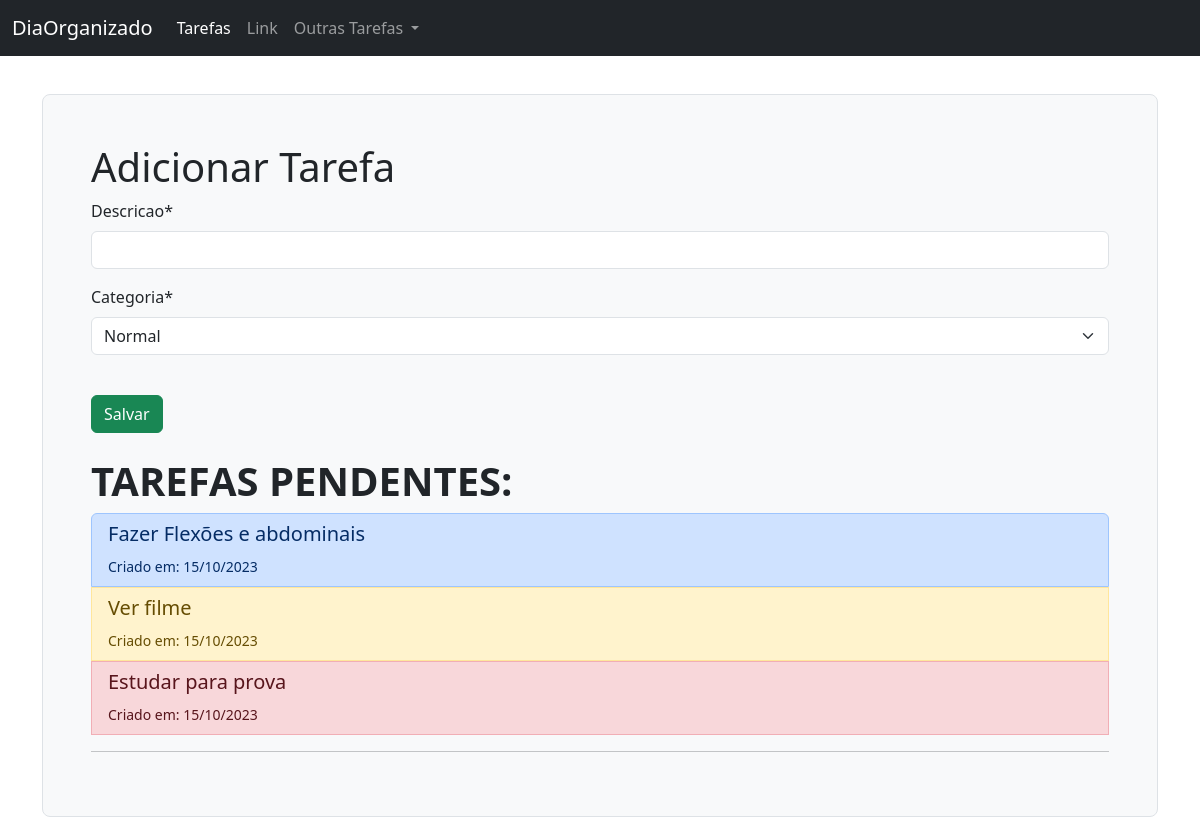
Page /tarefas/ on the committed database.
### tarefas/models.py (models this page shows)
class Tarefa(models.Model):
    OPCOES_STATUS  = (
        ('concluído', 'Concluído'),
        ('pendente', 'Pendente'),
        ('adiado', 'Adiado'),
    )
    OPCOES_CATEGORIA = (
        ('urgente', 'Urgente'),
        ('importante', 'Importante'),
        ('normal', 'Normal'),
    )
    descricao = models.CharField(max_length=400)
    criacao = models.DateTimeField(auto_now_add=True)
    categoria = models.CharField(max_length=25, choices=OPCOES_CATEGORIA, default='normal')
    status = models.CharField(max_length=25,choices=OPCOES_STATUS, default='pendente')

### tarefas/views.py (the view)
# urls.py: path('', views.tarefas_pendentes_list, name='tarefas_pendentes_list'),
def tarefas_pendentes_list(request):
    tarefas_pendentes = Tarefa.objects.filter(status='pendente')
    if request.method == 'POST':
        form = AdicionarTarefa(data=request.POST)
        if form.is_valid():
            form.save()
            return redirect('tarefas_pendentes_list')
    else:
        form = AdicionarTarefa()
    return render(request, 'tarefas_pendentes.html', {'tarefas_pendentes' :tarefas_pendentes, 'form':form})

### tarefas/forms.py
class AdicionarTarefa(forms.ModelForm):
    class Meta:
        model = Tarefa
        fields = ('descricao', 'categoria')

### tarefas/templates/tarefas_pendentes.html (shortened to what this page needs)
{% extends 'base.html' %}
{% load crispy_forms_tags %}
{% block content %}
    <div class="h-100 p-5 bg-light border rounded-3">
        <h1>Adicionar Tarefa</h1>
        <form method="post">
            {{ form|crispy }}
            <br>
            <input class="btn btn-success" type="submit" value="Salvar">
        </form>
        <br>
        <h1 class="fw-bold">TAREFAS PENDENTES:</h1>
        <div class="list-group">
            {% for tarefa in tarefas_pendentes %}
            {% if tarefa.categoria == 'urgente' %}
            <button type="button" class="list-group-item list-group-item-danger list-group-item-action" data-bs-toggle="modal" data-bs-target="#modal{{ tarefa.id }}">
            {% else %}
                {% if tarefa.categoria == 'importante' %}
                <button type="button" class="list-group-item list-group-item-warning list-group-item-action" data-bs-toggle="modal" data-bs-target="#modal{{ tarefa.id }}">
                    {% else %}
                    <button type="button" class="list-group-item list-group-item-primary list-group-item-action" data-bs-toggle="modal" data-bs-target="#modal{{ tarefa.id }}">
                {% endif %}
            {% endif %}
                    <h5>{{ tarefa.descricao }}</h5>
                    <small>Criado em: {{ tarefa.criacao.day }}/{{ tarefa.criacao.month }}/{{ tarefa.criacao.year }} </small>
                </button>
            {% endfor %}
        </div>
        <hr>
    </div>
{% endblock %}

### tarefas/templates/base.html (shortened to what this page needs)
<!doctype html>
<html lang="en">
  <head>
    <link href="https://cdn.jsdelivr.net/npm/bootstrap@5.3.2/dist/css/bootstrap.min.css" rel="stylesheet">
  </head>
  <body style="padding-top: 70px;">
    <nav class="navbar fixed-top navbar-expand-lg navbar-dark bg-dark">
      <div class="container-fluid">
        <a class="navbar-brand" href="#">DiaOrganizado</a>
        <div class="collapse navbar-collapse" id="navbarSupportedContent">
          <ul class="navbar-nav me-auto mb-2 mb-lg-0">
            <li class="nav-item">
              <a class="nav-link active" aria-current="page" href="#">Tarefas</a>
            </li>
            <li class="nav-item">
              <a class="nav-link" href="#">Link</a>
            </li>
            <li class="nav-item dropdown">
              <a class="nav-link dropdown-toggle" href="#" role="button" data-bs-toggle="dropdown" aria-expanded="false">
                Outras Tarefas
              </a>
            </li>
          </ul>
        </div>
      </div>
    </nav>
    <div class="container mt-4">
      {% block content %}
      {% endblock %}
    </div>
  </body>
</html>

### rows in the picture
Tarefa: descricao "Fazer Flexões e abdominais", criacao.day "15", criacao.month "10", criacao.year "2023"
Tarefa: descricao "Ver filme", criacao.day "15", criacao.month "10", criacao.year "2023"
Tarefa: descricao "Estudar para prova", criacao.day "15", criacao.month "10", criacao.year "2023"
